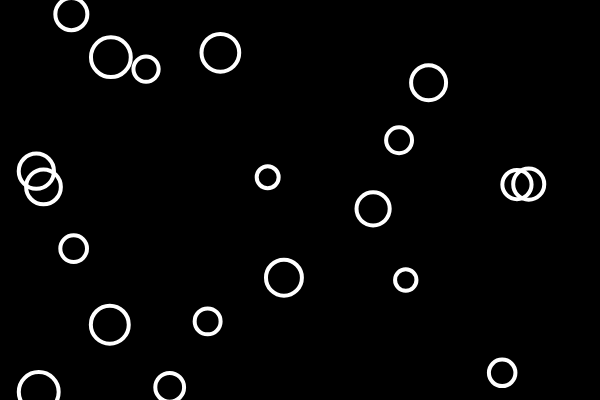
Frame 1 (no input)
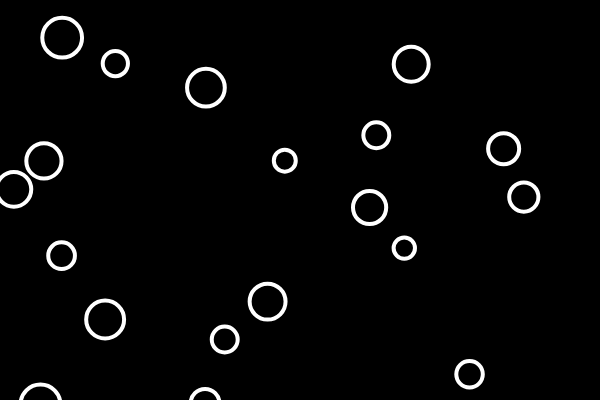
Frame 60 (no input)
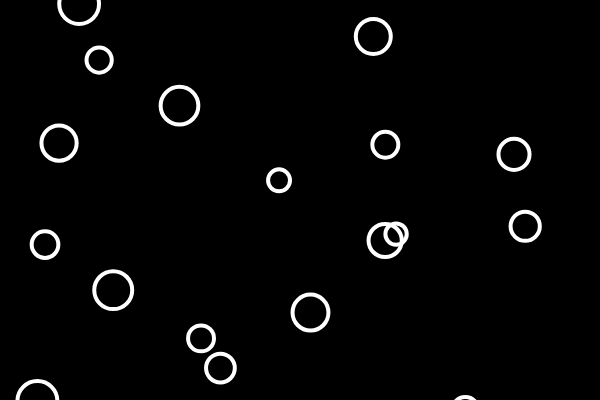
Frame 120 (the mouse pressed at the canvas centre since frame 60)

The p5.js sketch that drew these frames (run headless with seeded random() and noise() and a simulated clock; from frame 60 on, the mouse is pressed at the canvas centre):

// p5.js sketch
// ── sketch.js
let bubbles = [];

function setup() {
  createCanvas(600, 400);
  for (let i=0; i<20; i++) {
    let x = random(width);
    let y = random(height);
    bubbles[i] = new Bubble(x,y,random(10,20));
  }
}

function draw() {
  background(0);
  for (let bubble of bubbles) {
    bubble.show();
    bubble.move();
  }
}

class Bubble {
  constructor(x, y, r) {
    this.x = x;
    this.y = y;
    this.r = r;
  }
  move() {
    this.x += random(-5, 5);
    this.y += random(-5, 5);
  }

  show() {
    stroke(255);
    strokeWeight(4);
    noFill();
    ellipse(this.x, this.y, this.r*2);
  }
}
